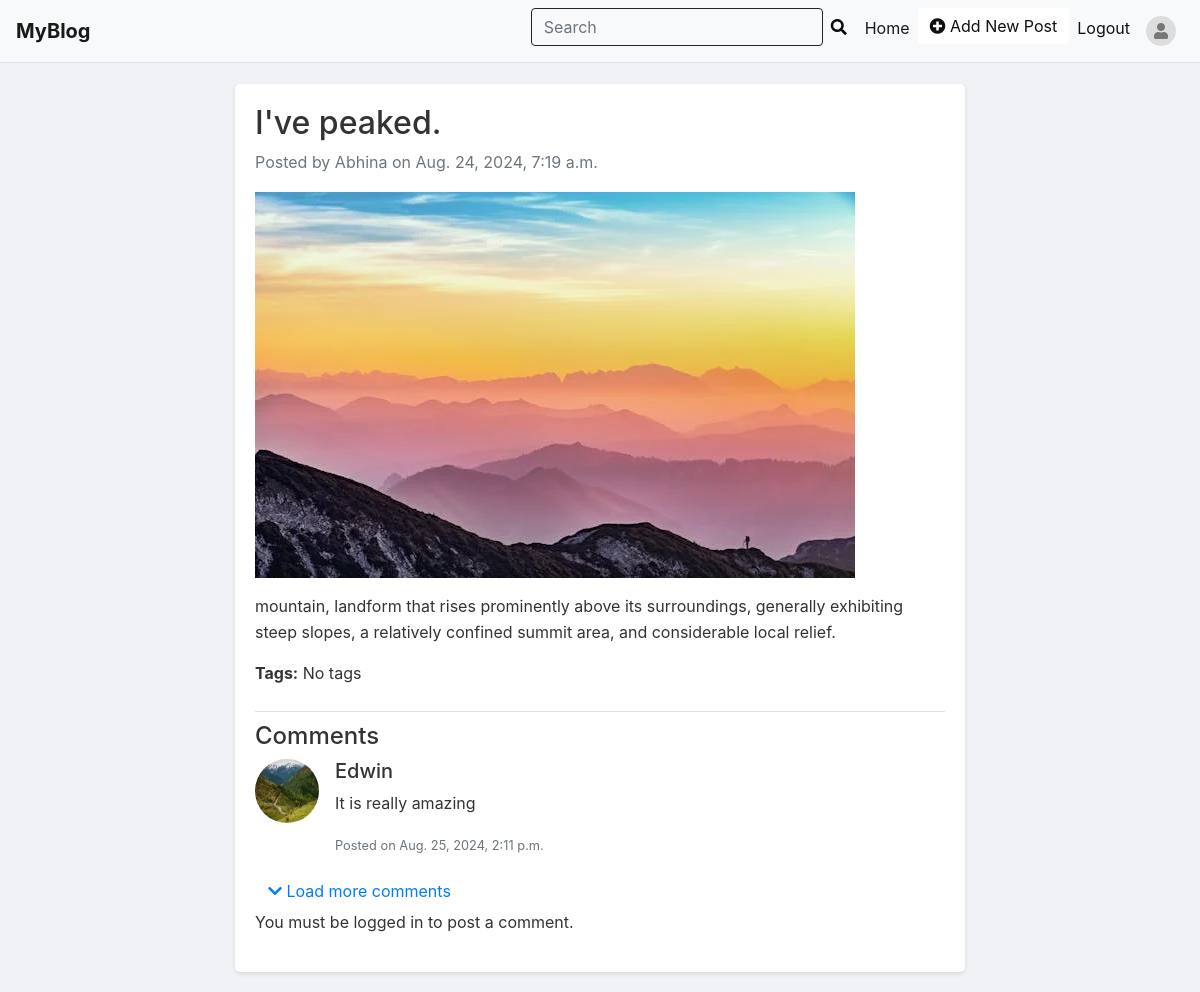
The page /post/8/ on the database its author committed.
### blog/models.py (models this page shows, shortened)
class Post(models.Model):
    title = models.CharField(max_length=100)
    content = models.TextField()
    author = models.ForeignKey(User, on_delete=models.CASCADE)
    tag=models.CharField(max_length=50,blank=True, null=True)
    image = models.ImageField(upload_to='post_images/', blank=True, null=True)
    created_at = models.DateTimeField(auto_now_add=True)
    updated_at = models.DateTimeField(auto_now=True)
    is_available = models.BooleanField(default=True)

class User(AbstractUser):
    phone_number = models.CharField(max_length=10, null=True, blank=True)
    bio = models.TextField(null=True,blank=True)
    profile_pic = models.ImageField(upload_to="media/profile-pics/", null=True, blank=True,)

class Comment(models.Model):
    post = models.ForeignKey(Post, on_delete=models.CASCADE, related_name='comments')
    author = models.ForeignKey(User, on_delete=models.CASCADE)
    content = models.TextField()
    created_at = models.DateTimeField(auto_now_add=True)

### blog/views.py (the view)
# urls.py: path('post/<int:post_id>/', views.post_detail, name='post_detail'),
def post_detail(request, post_id):
    post = get_object_or_404(Post, id=post_id)
    comments = post.comments.all()
    if request.method == 'POST':
        form = CommentForm(request.POST)
        if form.is_valid():
            comment = form.save(commit=False)
            comment.post = post
            comment.author = request.user
            comment.save()
            form = CommentForm()  # Clear the form after submission
    else:
        form = CommentForm()
    context = {
        'post': post,
        'comments': comments,
        'form': form,
    }
    return render(request, 'post_detail.html', context)

### blog/forms.py
class CommentForm(forms.ModelForm):
    class Meta:
        model = Comment
        fields = ['content']

### templates/post_detail.html (shortened to what this page needs)
{% extends "layout/base.html" %}
{% block content %}
<div class="container mt-4">
    <div class="row justify-content-center">
        <div class="col-md-8">
            <div class="post">
                <h2>{{ post.title }}</h2>
                <p class="text-muted">Posted by {{ post.author.username }} on {{ post.created_at }}</p>
                {% if post.image %}
                    <img src="{{ post.image.url }}" alt="{{ post.title }}" class="img-fluid mb-3">
                {% endif %}
                <p>{{ post.content }}</p>
                <p><strong>Tags:</strong>
                    {% if post.tags.all %}
                        {% for tag in post.tags.all %}
                            <a href="#" class="text-primary">{{ tag.name }}</a>{% if not forloop.last %}, {% endif %}
                        {% endfor %}
                    {% else %}
                        No tags
                    {% endif %}
                </p>
                <div class="comments-section mt-4">
                    <h4>Comments</h4>
                    {% if comments %}
                        <div class="media mb-3 comment-item">
                            {% if comments.0.author.profile_pic %}
                                <img class="mr-3" src="{{ comments.0.author.profile_pic.url }}" alt="{{ comments.0.author.username }}" style="width: 64px; height: 64px; border-radius: 50%;">
                            {% else %}
                                <i class="fas fa-user-circle fa-3x mr-3"></i>
                            {% endif %}
                            <div class="media-body">
                                <h5 class="mt-0">{{ comments.0.author.username }}</h5>
                                <p>{{ comments.0.content }}</p>
                                <small class="text-muted">Posted on {{ comments.0.created_at }}</small>
                            </div>
                        </div>
                        <button class="btn btn-link" onclick="toggleComments()">
                            <i class="fas fa-chevron-down"></i> Load more comments
                        </button>
                    {% else %}
                        <p>No comments yet. Be the first to comment!</p>
                    {% endif %}
                    {% if user.is_authenticated %}
                        <form method="post">
                            {% csrf_token %}
                            <div class="form-group">
                                <textarea class="form-control" rows="3" name="content" placeholder="Add a comment..."></textarea>
                            </div>
                            <button type="submit" class="btn btn-primary">Post Comment</button>
                        </form>
                    {% else %}
                        <p>You must be logged in to post a comment.</p>
                    {% endif %}
                </div>
            </div>
        </div>
    </div>
</div>
{% endblock %}

### templates/layout/base.html (style rules this page uses)
body { background-color: #f0f2f5; color: #333; padding-top: 60px; }
.post { background: white; padding: 20px; border-radius: 5px; box-shadow: 0 2px 4px rgba(0,0,0,0.1); margin-bottom: 20px; }
.post p { line-height: 1.6; }
.comments-section { margin-top: 20px; border-top: 1px solid #dee2e6; padding-top: 10px; }
.comments-section .media { margin-bottom: 10px; }
.comments-section .media img { border-radius: 50%; }

### rows shown on the page
Post: title "I've peaked.", author.username "Abhina", created_at "Aug. 24, 2024, 7:19 a.m.", image (picture), content "mountain, landform that rises prominently above its surroundings, generally exhibiting steep slopes, a relatively confined summit area, and considerable local relief."
Comment: author.profile_pic (picture), author.username "Edwin", content "It is really amazing", created_at "Aug. 25, 2024, 2:11 p.m."
